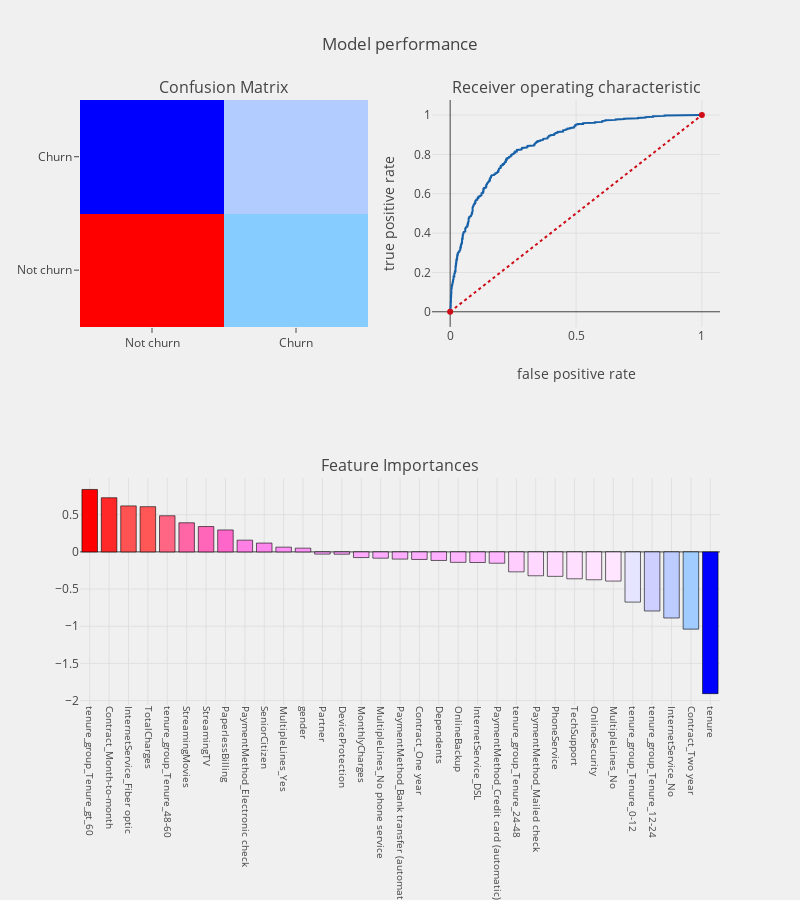

The cell this chart's notebook holds for it:
### Code cell
from imblearn.over_sampling import SMOTE

cols    = [i for i in telcom.columns if i not in Id_col+target_col]

smote_X = telcom[cols]
smote_Y = telcom[target_col]

random_state = 1

#Split train and test data
smote_train_X,smote_test_X,smote_train_Y,smote_test_Y = train_test_split(smote_X,smote_Y,
                                                                         test_size = .3 ,
                                                                         random_state = random_state)

#oversampling minority class using smote
os = SMOTE(random_state = random_state)
os_smote_X,os_smote_Y = os.fit_sample(smote_train_X,smote_train_Y)
os_smote_X = pd.DataFrame(data = os_smote_X,columns=cols)
os_smote_Y = pd.DataFrame(data = os_smote_Y,columns=target_col)
###



logit_smote = LogisticRegression(C=1.0, class_weight=None, dual=False, fit_intercept=True,
                                intercept_scaling=1, max_iter=100, multi_class='warn',
                                n_jobs=None, penalty='l2', random_state=None, solver='warn',
                                tol=0.0001, verbose=0, warm_start=False)

telecom_churn_prediction(logit_smote,os_smote_X,test_X,os_smote_Y,test_Y,
                         cols,"coefficients",threshold_plot = True)

### Figure 1 — Plotly figure (JSON) as saved in the notebook; plotly's stock layout.template omitted (floating-point values rounded to 4 significant figures; data arrays with more than 128 entries replaced by an {"elided": "..."} marker saying what was removed)
{"data": [{"colorscale": "Picnic", "name": "matrix", "showscale": false, "type": "heatmap", "uid": "3eeda424-d177-11e8-b5fb-acde48001122", "x": ["Not churn", "Churn"], "xaxis": "x", "y": ["Not churn", "Churn"], "yaxis": "y", "z": [[948, 320], [96, 394]]}, {"line": {"color": "rgb(22, 96, 167)", "width": 2}, "name": "Roc : 0.775857851026846", "type": "scatter", "uid": "3eee101c-d177-11e8-b5fb-acde48001122", "x": {"elided": "473 float values"}, "xaxis": "x2", "y": {"elided": "473 float values"}, "yaxis": "y2"}, {"line": {"color": "rgb(205, 12, 24)", "dash": "dot", "width": 2}, "type": "scatter", "uid": "3eee726e-d177-11e8-b5fb-acde48001122", "x": [0, 1], "xaxis": "x2", "y": [0, 1], "yaxis": "y2"}, {"marker": {"color": [0.8392, 0.7276, 0.6185, 0.608, 0.4858, 0.3911, 0.3407, 0.2952, 0.1576, 0.1183, 0.06344, 0.05014, -0.03019, -0.03136, -0.07659, -0.08469, -0.09743, -0.1021, -0.1155, -0.1411, -0.1432, -0.1526, -0.2686, -0.3215, -0.3292, -0.362, -0.3752, -0.3927, -0.6754, -0.7949, -0.8893, -1.039, -1.907], "colorscale": "Picnic", "line": {"color": "black", "width": 0.6}}, "name": "coefficients", "type": "bar", "uid": "3eeed678-d177-11e8-b5fb-acde48001122", "x": ["tenure_group_Tenure_gt_60", "Contract_Month-to-month", "InternetService_Fiber optic", "TotalCharges", "tenure_group_Tenure_48-60", "StreamingMovies", "StreamingTV", "PaperlessBilling", "PaymentMethod_Electronic check", "SeniorCitizen", "MultipleLines_Yes", "gender", "Partner", "DeviceProtection", "MonthlyCharges", "MultipleLines_No phone service", "PaymentMethod_Bank transfer (automatic)", "Contract_One year", "Dependents", "OnlineBackup", "InternetService_DSL", "PaymentMethod_Credit card (automatic)", "tenure_group_Tenure_24-48", "PaymentMethod_Mailed check", "PhoneService", "TechSupport", "OnlineSecurity", "MultipleLines_No", "tenure_group_Tenure_0-12", "tenure_group_Tenure_12-24", "InternetService_No", "Contract_Two year", "tenure"], "xaxis": "x3", "y": [0.8392, 0.7276, 0.6185, 0.608, 0.4858, 0.3911, 0.3407, 0.2952, 0.1576, 0.1183, 0.06344, 0.05014, -0.03019, -0.03136, -0.07659, -0.08469, -0.09743, -0.1021, -0.1155, -0.1411, -0.1432, -0.1526, -0.2686, -0.3215, -0.3292, -0.362, -0.3752, -0.3927, -0.6754, -0.7949, -0.8893, -1.039, -1.907], "yaxis": "y3"}], "layout": {"annotations": [{"font": {"size": 16}, "showarrow": false, "text": "Confusion Matrix", "x": 0.225, "xanchor": "center", "xref": "paper", "y": 1, "yanchor": "bottom", "yref": "paper"}, {"font": {"size": 16}, "showarrow": false, "text": "Receiver operating characteristic", "x": 0.775, "xanchor": "center", "xref": "paper", "y": 1, "yanchor": "bottom", "yref": "paper"}, {"font": {"size": 16}, "showarrow": false, "text": "Feature Importances", "x": 0.5, "xanchor": "center", "xref": "paper", "y": 0.375, "yanchor": "bottom", "yref": "paper"}], "autosize": false, "height": 900, "margin": {"b": 195}, "paper_bgcolor": "rgba(240,240,240, 0.95)", "plot_bgcolor": "rgba(240,240,240, 0.95)", "showlegend": false, "title": "Model performance", "width": 800, "xaxis": {"anchor": "y", "domain": [0, 0.45]}, "xaxis2": {"anchor": "y2", "domain": [0.55, 1], "title": "false positive rate"}, "xaxis3": {"anchor": "y3", "domain": [0, 1], "showgrid": true, "tickangle": 90, "tickfont": {"size": 10}}, "yaxis": {"anchor": "x", "domain": [0.625, 1]}, "yaxis2": {"anchor": "x2", "domain": [0.625, 1], "title": "true positive rate"}, "yaxis3": {"anchor": "x3", "domain": [0, 0.375]}}}
